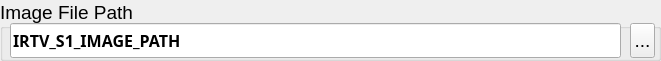
     <widget class="QGroupBox" name="group_ImageFilePath">
      <property name="geometry">
       <rect>
        <x>30</x>
        <y>643</y>
        <width>661</width>
        <height>61</height>
       </rect>
      </property>
      <property name="font">
       <font>
        <pointsize>14</pointsize>
       </font>
      </property>
      <property name="title">
       <string>Image File Path</string>
      </property>
      <widget class="CALineEdit" name="imageFilePath">
       <property name="geometry">
        <rect>
         <x>10</x>
         <y>23</y>
         <width>611</width>
         <height>35</height>
        </rect>
       </property>
       <property name="sizePolicy">
        <sizepolicy hsizetype="Preferred" vsizetype="Preferred">
         <horstretch>0</horstretch>
         <verstretch>0</verstretch>
        </sizepolicy>
       </property>
       <property name="minimumSize">
        <size>
         <width>70</width>
         <height>35</height>
        </size>
       </property>
       <property name="font">
        <font>
         <family>Sans Serif</family>
         <pointsize>12</pointsize>
         <weight>75</weight>
         <bold>true</bold>
        </font>
       </property>
       <property name="text">
        <string>IRTV_S1_IMAGE_PATH</string>
       </property>
       <property name="maxLength">
        <number>128</number>
       </property>
       <property name="frame">
        <bool>true</bool>
       </property>
       <property name="alignment">
        <set>Qt::AlignLeading</set>
       </property>
       <property name="nuformat" stdset="0">
        <enum>CALineEdit::String</enum>
       </property>
       <property name="pvname">
        <string>IRTV_S1_IMAGE_PATH</string>
       </property>
       <property name="dbrequest" stdset="0">
        <enum>CALineEdit::DBRGSTR</enum>
       </property>
      </widget>
      <widget class="QLabel" name="label_71">
       <property name="geometry">
        <rect>
         <x>30</x>
         <y>330</y>
         <width>90</width>
         <height>31</height>
        </rect>
       </property>
       <property name="minimumSize">
        <size>
         <width>90</width>
         <height>0</height>
        </size>
       </property>
       <property name="maximumSize">
        <size>
         <width>300</width>
         <height>100</height>
        </size>
       </property>
       <property name="palette">
        <palette>
         <active>
          <colorrole role="Base">
           <brush brushstyle="SolidPattern">
            <color alpha="255">
             <red>255</red>
             <green>255</green>
             <blue>127</blue>
            </color>
           </brush>
          </colorrole>
          <colorrole role="Window">
           <brush brushstyle="SolidPattern">
            <color alpha="255">
             <red>229</red>
             <green>226</green>
             <blue>206</blue>
            </color>
           </brush>
          </colorrole>
         </active>
         <inactive>
          <colorrole role="Base">
           <brush brushstyle="SolidPattern">
            <color alpha="255">
             <red>255</red>
             <green>255</green>
             <blue>255</blue>
            </color>
           </brush>
          </colorrole>
          <colorrole role="Window">
           <brush brushstyle="SolidPattern">
            <color alpha="255">
             <red>229</red>
             <green>226</green>
             <blue>206</blue>
            </color>
           </brush>
          </colorrole>
         </inactive>
         <disabled>
          <colorrole role="Base">
           <brush brushstyle="SolidPattern">
            <color alpha="255">
             <red>229</red>
             <green>226</green>
             <blue>206</blue>
            </color>
           </brush>
          </colorrole>
          <colorrole role="Window">
           <brush brushstyle="SolidPattern">
            <color alpha="255">
             <red>229</red>
             <green>226</green>
             <blue>206</blue>
            </color>
           </brush>
          </colorrole>
         </disabled>
        </palette>
       </property>
       <property name="font">
        <font>
         <pointsize>12</pointsize>
         <weight>50</weight>
         <bold>false</bold>
        </font>
       </property>
       <property name="autoFillBackground">
        <bool>false</bool>
       </property>
       <property name="frameShape">
        <enum>QFrame::Panel</enum>
       </property>
       <property name="frameShadow">
        <enum>QFrame::Raised</enum>
       </property>
       <property name="text">
        <string>T0</string>
       </property>
       <property name="alignment">
        <set>Qt::AlignCenter</set>
       </property>
      </widget>
      <widget class="QToolButton" name="btn_FileDialog">
       <property name="enabled">
        <bool>true</bool>
       </property>
       <property name="geometry">
        <rect>
         <x>630</x>
         <y>23</y>
         <width>25</width>
         <height>35</height>
        </rect>
       </property>
       <property name="mouseTracking">
        <bool>true</bool>
       </property>
       <property name="autoFillBackground">
        <bool>true</bool>
       </property>
       <property name="text">
        <string>...</string>
       </property>
      </widget>
     </widget>
